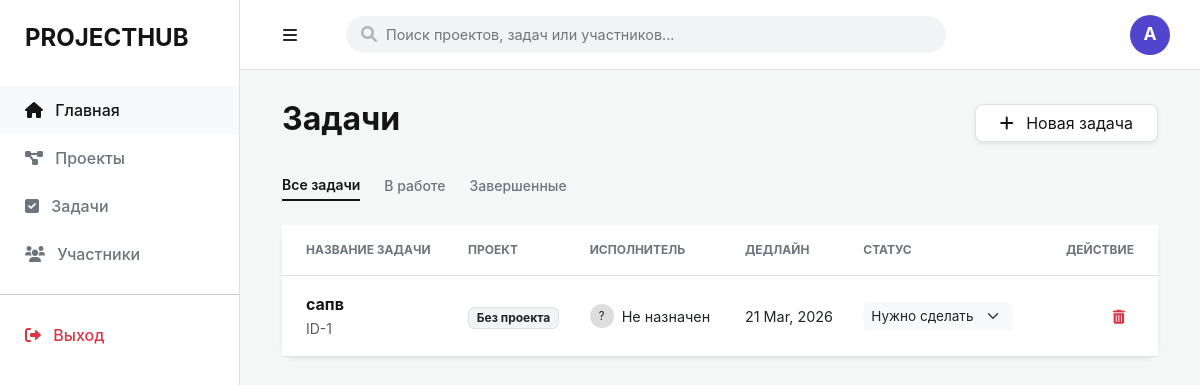
/tasks, run on an earlier commit of the app's database.
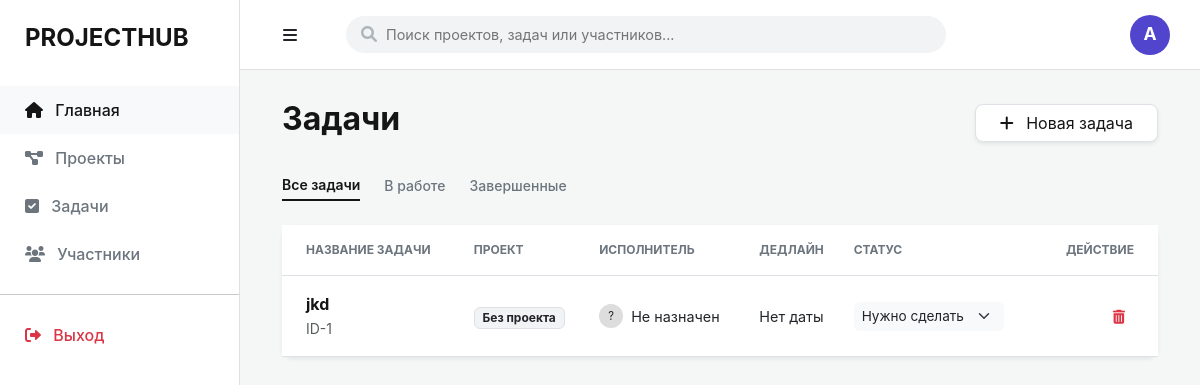
And on a later commit of the database.
### app/models/task.py (models this page shows)
class Task(Base):
    __tablename__ = "tasks"
    id = Column(Integer, primary_key=True, index=True)
    title = Column(String)
    status = Column(String, default="To Do")
    deadline = Column(Date, nullable=True)
    project_id = Column(Integer, ForeignKey("projects.id"))

### app/main.py (the view)
@app.get("/tasks", response_class=HTMLResponse)
async def tasks_page(request: Request, db: Session = Depends(get_db)):
    tasks = db.query(Task).all()
    projects = db.query(Project).all()
    return templates.TemplateResponse("tasks.html", {
        "request": request,
        "tasks": tasks,
        "projects": projects
    })

### templates/tasks.html (shortened to what the changed rows need)
{% extends "base.html" %}
{% block content %}
<div class="container-fluid">
    <div class="d-flex justify-content-between align-items-center mb-4">
        <h2 class="fw-bold" style="color: var(--neutral-dark);">Задачи</h2>
    </div>
    <div class="card border-0 shadow-sm" style="border-radius: 12px;">
        <div class="table-responsive">
            <table class="table align-middle mb-0" style="background: #ffffff;">
                <thead style="background: #f8f9fa;">
                    <tr>
                        <th class="ps-4 py-3" style="font-size: 0.75rem; text-transform: uppercase; color: var(--neutral-gray);">Название задачи</th>
                        <th class="py-3" style="font-size: 0.75rem; text-transform: uppercase; color: var(--neutral-gray);">Проект</th>
                        <th class="py-3" style="font-size: 0.75rem; text-transform: uppercase; color: var(--neutral-gray);">Исполнитель</th>
                        <th class="py-3" style="font-size: 0.75rem; text-transform: uppercase; color: var(--neutral-gray);">Дедлайн</th>
                        <th class="py-3" style="font-size: 0.75rem; text-transform: uppercase; color: var(--neutral-gray);">Статус</th>
                        <th class="pe-4 py-3 text-end" style="font-size: 0.75rem; text-transform: uppercase; color: var(--neutral-gray);">Действие</th>
                    </tr>
                </thead>
                <tbody>
    {% for task in tasks %}
    <tr class="border-bottom {% if task.status == 'Done' %}opacity-50{% endif %}" style="transition: all 0.3s ease;">
        <td class="ps-4 py-3">
            <div class="fw-bold" style="color: var(--neutral-dark);">
                {{ task.title }}
            </div>
            <small class="text-muted">ID-{{ task.id }}</small>
        </td>
        <td>
            <span class="badge border text-dark font-weight-normal" style="background: #f1f3f4; border-radius: 6px;">
                {{ task.project.title if task.project else 'Без проекта' }}
            </span>
        </td>
        <td>
            <div class="d-flex align-items-center">
                <div class="rounded-circle me-2" style="width: 24px; height: 24px; background: #ddd; display: flex; align-items: center; justify-content: center; font-size: 0.7rem;">
                    {{ task.owner.username[0] if task.owner else '?' }}
                </div>
                <span style="font-size: 0.9rem;">{{ task.owner.username if task.owner else 'Не назначен' }}</span>
            </div>
        </td>
        <td style="font-size: 0.9rem;">
            {{ task.deadline.strftime('%d %b, %Y') if task.deadline else 'Нет даты' }}
        </td>
        <td>
            <form action="/tasks/update-status/{{ task.id }}" method="post" style="margin: 0;">
                <select name="status" onchange="this.form.submit()" class="form-select form-select-sm border-0 bg-light shadow-none" style="width: 150px; font-size: 0.85rem; cursor: pointer; border-radius: 6px;">
                    <option value="To Do" {% if task.status == 'To Do' %}selected{% endif %}>Нужно сделать</option>
                </select>
            </form>
        </td>
        <td class="pe-4 text-end">
    <form action="/tasks/delete/{{ task.id }}" method="post" style="display: inline;" onsubmit="return confirm('Удалить эту задачу?')">
        <button type="submit" class="btn btn-sm text-danger shadow-none" title="Удалить">
            <i class="fas fa-trash-alt"></i>
        </button>
    </form>
</td>
    </tr>
    {% else %}
    <tr>
        <td colspan="6" class="text-center py-5 text-muted">Задач пока нет. Создайте первую!</td>
    </tr>
    {% endfor %}
</tbody>
            </table>
        </div>
    </div>
</div>
{% endblock %}

What changed in the data, as far as the page shows it:
changed Task "Нужно сделать": title "сапв" → "jkd"; deadline "21 Mar, 2026" → "Нет даты"
